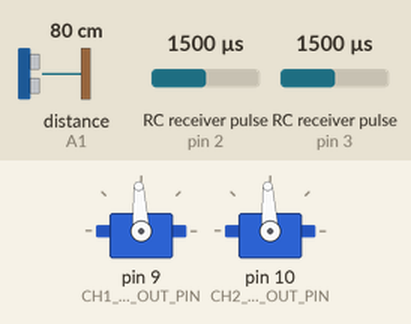
Bench run of a sketch on a simulated Arduino Uno, built with avr-gcc and run on an emulated ATmega328P. On the bench: 2 × servo. Wiring (inferred from the names in the program): ultrasonic range finder: trigger A0; echo A1; 2 × RC receiver channel: data pin 2 / data pin 3. Inputs (shaded band) come from the test bench; at power-on: RC receiver pulse (sensors on pin 2, pin 3) 1500 µs, distance to the obstacle (sensor on A1) 80 cm. The echo pulse lasts 58.3 µs per cm.

Above: at 1.2 s.
1.3 s: RC receiver pulse (sensor on pin 2) set to 1020 µs
At 3.2 s:
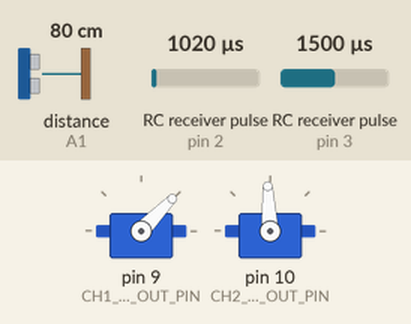
4.3 s: distance to the obstacle (sensor on A1) set to 299 cm
7.3 s: RC receiver pulse (sensor on pin 3) set to 1020 µs
At 7.61 s:
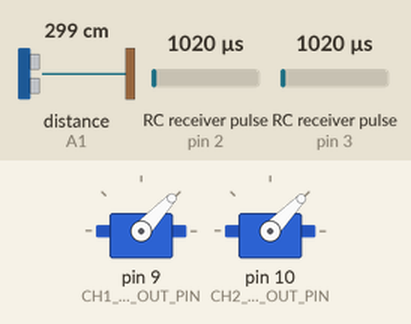
10.3 s: distance to the obstacle (sensor on A1) set to 2 cm
At 11.05 s:
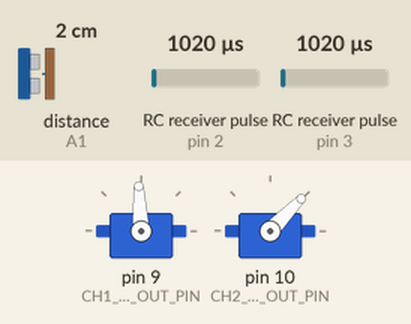
13.3 s: RC receiver pulse (sensor on pin 2) set to 1250 µs
At 16.2 s:
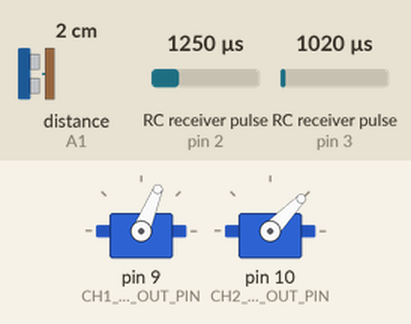
16.3 s: distance to the obstacle (sensor on A1) set to 120 cm
Timing chart, 0 to 20.3 s (numbered marks = the images above; inputs shaded):
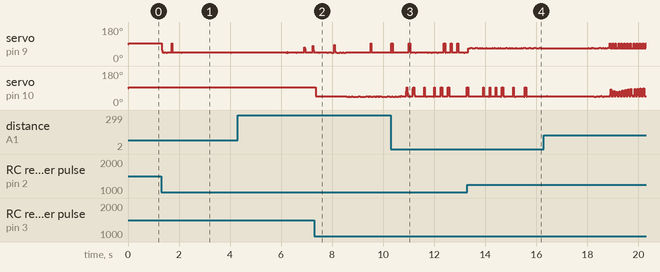

The sketch:

Advanced_Motor_Controller.ino
```cpp
// Example skeleton code For Tugg: The middle Pulse width needs to be adjusted by increasing the deadzone or calibrating to the actual motor driver that we use. The Matrix that control's which direction gets disabled isn't fully implemented, but is in a working state.
// Disabled Movement directions is controlled by:  "if (ch1_motor1_raw >= MAX_PW_US || ch1_motor1_raw <= MIN_PW_US) ch1_motor1_dir *= -1;", where -1 is the direction and magnitude of the motor. the motor goes from -1 to 1 (1000ms to 2000ms). 1500us is about 0 movement, which is set to the default.
// Validated functions/features: RC Control signal pass through, Ultrasonic sonic disable, debug mode.
// 20250719, KI with the help with ChatGpt.

#include <Servo.h>

// ============================================================================
//                          CONFIGURATION MACROS
// ============================================================================

// Enables debug mode to simulate dummy RC signals (set to 0 for real PWM input)
#define DEBUG_MODE                0

// Enables ultrasonic obstacle avoidance logic
#define ENABLE_ULTRASONIC_BLOCK  1

// Input Pins (for RC PWM signals)
#define CH1_MOTOR1_IN_PIN         2    // Must support external interrupt (INT0)
#define CH2_MOTOR2_IN_PIN         3    // Must support external interrupt (INT1)

// Output Pins (Servo or ESC control)
#define CH1_MOTOR1_OUT_PIN        9
#define CH2_MOTOR2_OUT_PIN        10

// Ultrasonic Sensor Pins
#define ULTRASONIC_TRIG_PIN       A0
#define ULTRASONIC_ECHO_PIN       A1

// Default and Range Values for RC PWM (microseconds)
#define DEFAULT_PW_US             1500
#define MIN_PW_US                 1000
#define MAX_PW_US                 2000
#define DEADZONE_US               25      // Deadzone around center

// Timing Parameters
#define SERVO_UPDATE_US           20000   // Servo update every 20ms
#define INPUT_TIMEOUT_US          100000  // 100ms timeout = signal lost

// Smoothing (Exponential Moving Average)
#define SMOOTHING_ALPHA           0.2     // 0 = no smoothing, 1 = full smoothing

// Obstacle Avoidance Threshold (cm)
#define BLOCK_DISTANCE_CM         20

// ============================================================================
//                          GLOBAL VARIABLES
// ============================================================================

#if !DEBUG_MODE
volatile unsigned long ch1_motor1_start_time = 0;
volatile unsigned long ch2_motor2_start_time = 0;
volatile int ch1_motor1_raw = DEFAULT_PW_US;
volatile int ch2_motor2_raw = DEFAULT_PW_US;
volatile unsigned long ch1_last_update = 0;
volatile unsigned long ch2_last_update = 0;
#else
int ch1_motor1_raw = DEFAULT_PW_US;
int ch2_motor2_raw = DEFAULT_PW_US;
int ch1_motor1_dir = 1;
int ch2_motor2_dir = -1;
#endif

int ch1_motor1_filtered = DEFAULT_PW_US;
int ch2_motor2_filtered = DEFAULT_PW_US;

unsigned long last_servo_update = 0;

Servo motor1_servo;
Servo motor2_servo;

// ============================================================================
//                          INTERRUPT HANDLERS
// ============================================================================

#if !DEBUG_MODE
void ISR_ch1_motor1() {
  if (digitalRead(CH1_MOTOR1_IN_PIN)) {
    ch1_motor1_start_time = micros();
  } else {
    ch1_motor1_raw = micros() - ch1_motor1_start_time;
    ch1_last_update = micros();
  }
}

void ISR_ch2_motor2() {
  if (digitalRead(CH2_MOTOR2_IN_PIN)) {
    ch2_motor2_start_time = micros();
  } else {
    ch2_motor2_raw = micros() - ch2_motor2_start_time;
    ch2_last_update = micros();
  }
}
#endif

// ============================================================================
//                          SETUP FUNCTION
// ============================================================================

void setup() {
#if !DEBUG_MODE
  pinMode(CH1_MOTOR1_IN_PIN, INPUT);
  pinMode(CH2_MOTOR2_IN_PIN, INPUT);
  attachInterrupt(digitalPinToInterrupt(CH1_MOTOR1_IN_PIN), ISR_ch1_motor1, CHANGE);
  attachInterrupt(digitalPinToInterrupt(CH2_MOTOR2_IN_PIN), ISR_ch2_motor2, CHANGE);
#endif

  motor1_servo.attach(CH1_MOTOR1_OUT_PIN);
  motor2_servo.attach(CH2_MOTOR2_OUT_PIN);

#if ENABLE_ULTRASONIC_BLOCK
  pinMode(ULTRASONIC_TRIG_PIN, OUTPUT);
  pinMode(ULTRASONIC_ECHO_PIN, INPUT);
#endif
}

// ============================================================================
//                          ULTRASONIC SENSOR FUNCTION
// ============================================================================

// Measures distance using HC-SR04 (non-blocking as much as possible)
long readUltrasonicDistance() {
  digitalWrite(ULTRASONIC_TRIG_PIN, LOW);
  delayMicroseconds(2);
  digitalWrite(ULTRASONIC_TRIG_PIN, HIGH);
  delayMicroseconds(10);
  digitalWrite(ULTRASONIC_TRIG_PIN, LOW);

  long duration = pulseIn(ULTRASONIC_ECHO_PIN, HIGH, 25000); // timeout ~25ms
  long distance_cm = duration / 58;
  return distance_cm;
}

// ============================================================================
//                          OBSTACLE AVOIDANCE FUNCTION
// ============================================================================

void applyObstacleAvoidance(float &m1, float &m2) {
#if ENABLE_ULTRASONIC_BLOCK
  long dist_cm = readUltrasonicDistance();

  // If object is too close, block forward motion only
  if (dist_cm > 0 && dist_cm <= BLOCK_DISTANCE_CM) {
    if (m1 > 0) m1 = 0; // Disable forward
    if (m2 > 0) m2 = 0;
  }
#endif
}

// ============================================================================
//                          MAIN LOOP
// ============================================================================

void loop() {
  unsigned long now = micros();

  // Update simulated PWM if in debug mode
#if DEBUG_MODE
  ch1_motor1_raw += ch1_motor1_dir * 10;
  if (ch1_motor1_raw >= MAX_PW_US || ch1_motor1_raw <= MIN_PW_US) ch1_motor1_dir *= -1;

  ch2_motor2_raw += ch2_motor2_dir * 15;
  if (ch2_motor2_raw >= MAX_PW_US || ch2_motor2_raw <= MIN_PW_US) ch2_motor2_dir *= -1;
#endif

  // Timeout failsafe: revert to neutral if no recent signal
#if !DEBUG_MODE
  if (now - ch1_last_update > INPUT_TIMEOUT_US) ch1_motor1_raw = DEFAULT_PW_US;
  if (now - ch2_last_update > INPUT_TIMEOUT_US) ch2_motor2_raw = DEFAULT_PW_US;
#endif

  // Apply exponential moving average smoothing
  ch1_motor1_filtered = ch1_motor1_filtered * (1.0 - SMOOTHING_ALPHA) + ch1_motor1_raw * SMOOTHING_ALPHA;
  ch2_motor2_filtered = ch2_motor2_filtered * (1.0 - SMOOTHING_ALPHA) + ch2_motor2_raw * SMOOTHING_ALPHA;

  // Apply deadzone
  if (abs(ch1_motor1_filtered - DEFAULT_PW_US) < DEADZONE_US) ch1_motor1_filtered = DEFAULT_PW_US;
  if (abs(ch2_motor2_filtered - DEFAULT_PW_US) < DEADZONE_US) ch2_motor2_filtered = DEFAULT_PW_US;

  // Update motors at fixed interval (non-blocking)
  if (now - last_servo_update >= SERVO_UPDATE_US) {
    last_servo_update = now;

    // Convert to normalized value (-1 to 1), where 0 is neutral
    float m1_norm = (ch1_motor1_filtered - DEFAULT_PW_US) / 500.0;
    float m2_norm = (ch2_motor2_filtered - DEFAULT_PW_US) / 500.0;

    // Apply obstacle logic (disables forward)
    applyObstacleAvoidance(m1_norm, m2_norm);

    // Convert normalized back to pulse width
    int m1_output = DEFAULT_PW_US + (int)(m1_norm * 500.0);
    int m2_output = DEFAULT_PW_US + (int)(m2_norm * 500.0);

    // Constrain outputs
    m1_output = constrain(m1_output, MIN_PW_US, MAX_PW_US);
    m2_output = constrain(m2_output, MIN_PW_US, MAX_PW_US);

    // Output to motors
    motor1_servo.writeMicroseconds(m1_output);
    motor2_servo.writeMicroseconds(m2_output);
  }
}
```
